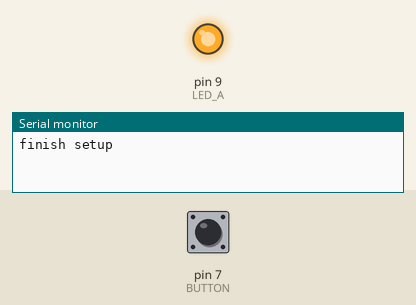
The sketch below on a simulated Arduino Uno, built with avr-gcc and run on an emulated ATmega328P. Shown: output pins drawn as LEDs (lit = HIGH), the last lines printed to the serial monitor. The inputs (shaded band) are chosen by the test bench; at power-on: pin 7 (BUTTON) LOW.

Above: at 1.2 s.
1.3 s: pin 7 (BUTTON) pulled HIGH for 1 s
At 1.99 s:
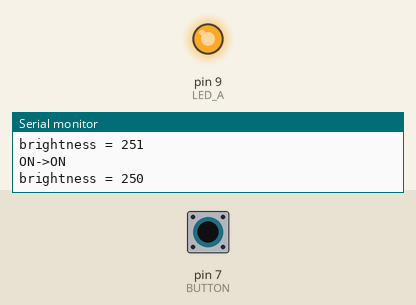
3.8 s: pin 7 (BUTTON) pulled HIGH for 0.15 s
At 4.8 s:
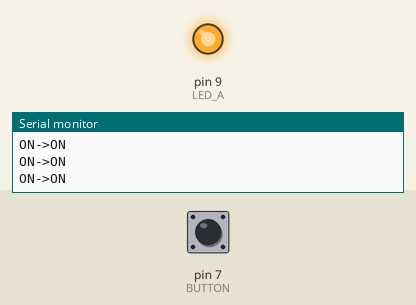
5.4 s: pin 7 (BUTTON) pulled HIGH for 3.2 s
At 9.8 s:
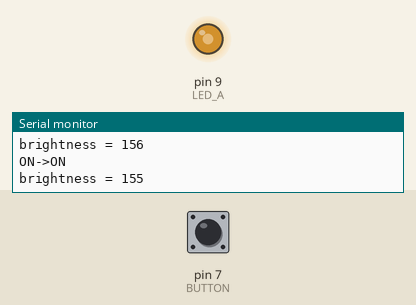
Timing chart, 0 to 11.3 s (numbered marks = the images above; inputs shaded):
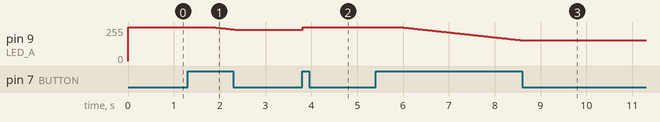

The sketch:

sketch_led_fading.ino
```cpp
const int LED_A = 9; // LED is connected to 9-pin
const int LED = 13; // LED is connected to 13-pin
const int BUTTON = 7; // BUTTON is connected to 7-pin
const int B_NONE = 255; // PWM Low

int i = 0;
int val = 0; // current BUTTON value
int old_val = 0; // previous BUTTON value
int state = 0; // ON: 1, OFF:0

int brightness = B_NONE;
unsigned long startTime = 0;

void setup() {
    // put your setup code here, to run once:
    Serial.begin(9600);
    //pinMode(LED, OUTPUT); // Set LED pin to output mode
    pinMode(LED_A, OUTPUT); // Set LED pin to output mode
    pinMode(BUTTON, INPUT); // Set BUTTON pin to input mode
    Serial.println("finish setup");
}

void loop() {
    // put your main code here, to run repeatedly:
    val = digitalRead(BUTTON);
    if ((val == HIGH) && (old_val == LOW)) {
        // OFF->ON
        Serial.println("OFF->ON");
        state = 1 - state;
        startTime = millis();
        delay(10); // for debouncing
    }

    if ((val == HIGH) && (old_val == HIGH)) {
        // ON->ON
        Serial.println("ON->ON");
        if (state == 1 && (millis() - startTime) > 500) {
            set_brightness_up(1);
            Serial.print("brightness = ");
            Serial.println(brightness);
            delay(10); // to suppress incresing too much
        }
    }

    old_val = val;
    if (state == 1) {
        on_brightness();
        digitalWrite(LED, HIGH);
    } else {
        off_brightness();
        digitalWrite(LED, LOW);
    }
}

void set_brightness_up(int num) {
    brightness -= num;
    if (brightness < 0) {
        brightness = B_NONE;
    }
}

void off_brightness() {
    brightness = B_NONE;
    on_brightness();
}

void on_brightness() {
    analogWrite(LED_A, brightness);
}
```

Measured:
- after the input at 1.3 s, pin 9 (LED_A): moves from 255/255 to 236/255 over 0.49 s, starting after 0.54 s
- after the input at 3.8 s, pin 9 (LED_A): 236/255 → 255/255 at once
- after the input at 5.4 s, pin 9 (LED_A): moves from 255/255 to 155/255 over 2.7 s, starting after 0.54 s
